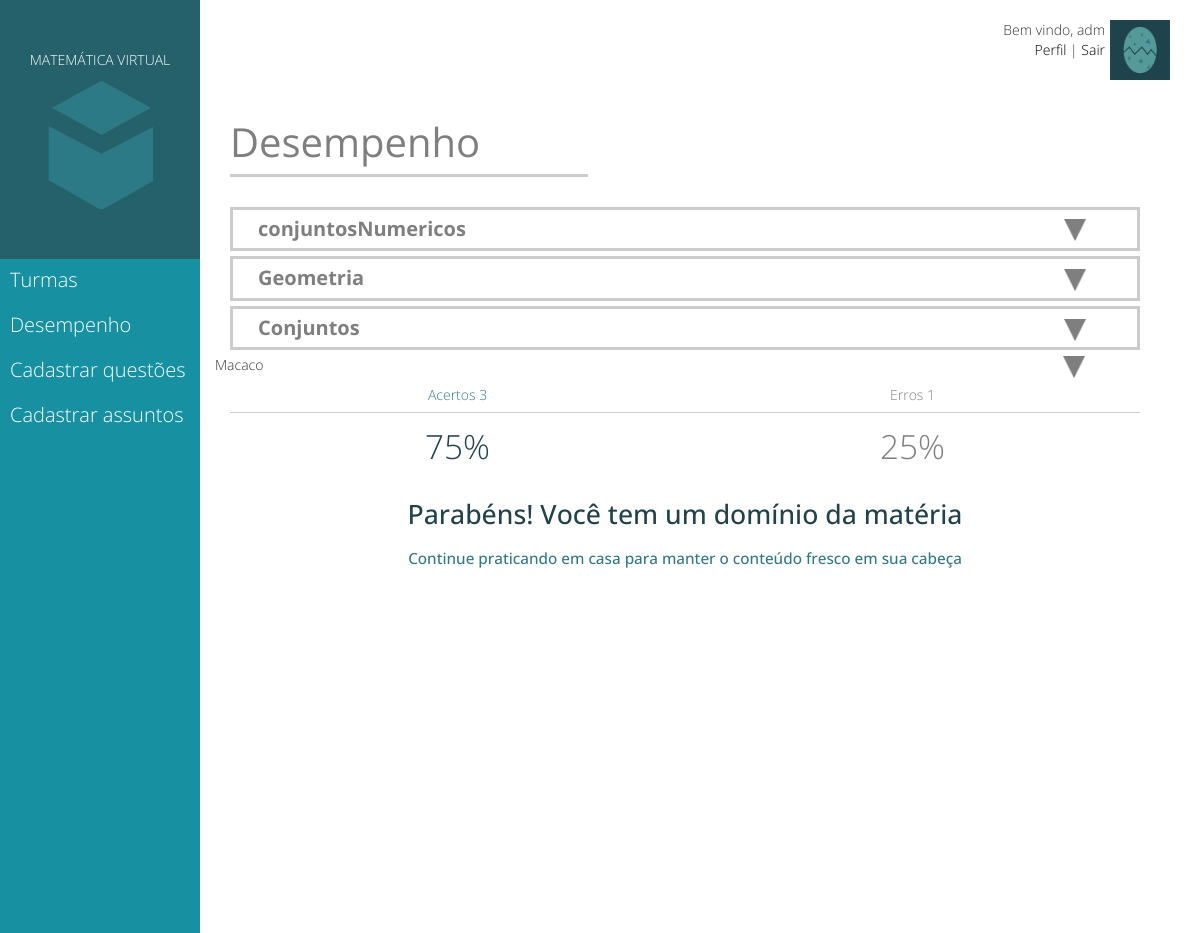
Screenshot of /source/desempenho.php (signed in) with the database file from the repository.
### tables this page shows
CREATE TABLE `desempenho` (
  `usuarioId` int(11) NOT NULL,
  `materiaNome` varchar(40) NOT NULL,
  `acertos` int(11) DEFAULT NULL,
  `erros` int(11) DEFAULT NULL
);

### source/desempenho.php (the view, shortened to what this page needs)
<!DOCTYPE html>
	<html>
		<head>
			<link rel="stylesheet" type="text/css" href="css/bootstrap.min.css">
			<link rel="stylesheet" href="css/css.css">
		</head>
		<body>
			<div id="containerAll">
			<div class="container-fluid">
				<div class="row" id="containerConteudo">
					<div class="col-md-2" id="containerSidebar">
						<div id="sidebar">
							<a href="index.html" id="home">
								<div id="containerIcone">
									MATEMÁTICA VIRTUAL
									<div id="logo"></div>
								</div>
							</a>
							<ul id="listaSidebar">
								<div id="menuItens">
									<li class="dropdown">
										<a href="#">Turmas</a>
									<li>
										<a href="desempenho.html">Desempenho</a>
									</li>
									<?php
									if (isset($_SESSION['usuarioTipo'])) {
									if ($_SESSION['usuarioTipo'] == 1) {
										echo "<li>
										<a href=\"cadastroQuestoesForm.php\">Cadastrar questões</a>
										</li>
										<li>
										<a href=\"cadastroAssuntosForm.php\">Cadastrar assuntos</a>
										</li>";
									}
								}
									?>
								</div>
							</ul>
						</div>
					</div>
					<div class="col-md-10" id="containerCards">
						<div class="row">
							<?php if (!isset($_SESSION['usuarioId'])) {
								echo "<div id=\"cardLogar\" onmouseover=\"mostrarLogin()\" onmouseout=\"esconderLogin()\">
								<a href=\"#\"><div id=\"botaoLogin\">Fazer login</div></a>
								<div id=\"formLogin\">
									<form action=\"validacao.php\" method=\"POST\">
										Usuário
										<input type=\"text\" id=\"usuarioLogar\" name=\"usuario\">
										Senha
										<input type=\"password\" id=\"senhaLogar\" name=\"senha\">
										<div id=\"formLoginCadastro\"><a href=\"cadastro.html\">Cadastre-se</a></div><button id=\"botaoLogar\" type=\"submit\">Entrar</button>
									</form>
								</div>
							</div>";
							}
							else{
								echo "<div id=\"cardPerfil\">
								<div id=\"fotoPerfil\">
									<img src=\"css/imagens/perfil.png\">
								</div>
								<div id=\"textoPerfil\">
									Bem vindo, ";
									echo $_SESSION['usuarioNome'];
									echo "<br>
									<a href=\"perfil.html\">Perfil</a> | <a href=\"logout.php\">Sair</a>
								</div>
							</div>";
							}
							?>
							<div class="col-md-12" id="containerDesempenho">
										<div id="desempenhoTitle">
											<h1>Desempenho</h1>
										</div>
										<?php
										$sql = "SELECT acertos, erros, materiaNome FROM desempenho WHERE usuarioId = ".$_SESSION['usuarioId']."";
										$select = mysql_query($sql);
										if (!$select || mysql_num_rows($select) == 0) {
											echo "<h2>Não há dados de desempenho disponíveis</h2>";
										}
										else{
										$contador = 0;
										while($row = mysql_fetch_assoc($select)) {
										$contador ++;
										$porcAcertos = $row['acertos']/($row['acertos']+$row['erros'])*100;
										$porcErros = 100 - $porcAcertos;
										echo "
										<div class=\"row\" id=\"barraConteudo".$contador."\" onclick=\"alteraImagem('botaoDesempenho".$contador."')\">
											<div class=\"col-md-11\">
												".$row['materiaNome']."
											</div>
											<div class=\"col-md-1\">
												<a href=\"#\">
													<img src=\"css/imagens/botaoDesempenhoAtivado.png\" class=\"botaoDesempenho\" id=\"botaoDesempenho".$contador."\">
												</a>
											</div>
										</div>
										<div class=\"barraConteudoEspecificacoes".$contador."\" style=\"text-align: center;\">
											<div class=\"row\" id=\"barraConteudoAtividade\">
												<div class=\"col-md-6\" id=\"barraConteudoAtividadePerf\">Acertos ".$row['acertos']."</div>
												<div class=\"col-md-6\" id=\"barraConteudoAtividadeErros\">Erros ".$row['erros']."</div>
											</div>
											<div class=\"row\" id=\"barraConteudoResultados\">
												<div class=\"col-md-6\" id=\"barraConteudoResultadosPerf\">".$porcAcertos."%</div>
												<div class=\"col-md-6\" id=\"barraConteudoResultadosErros\">".$porcErros."%</div>
											</div>
											<div class=\"row\" id=\"barraConteudoComentarios\">
												<div class=\"col-md-12\">
												<h2>Parabéns! Você tem um domínio da matéria</h2>
												<h3>Continue praticando em casa para manter o conteúdo fresco em sua cabeça</h3></div>
											</div>
										</div>";
										}
										}
										?>
							</div>
						</div>
					</div>
				</div>
			</div>
			</div>
		</body>
	</html>

### source/css/css.css (style rules this page uses)
body { font-family: 'Open sans'; font-weight: 300; }
a { color: #fff; }
#containerAll { background-color: #1790a1; padding: 0px; }
#containerConteudo { padding: 0px; }
#containerSidebar { padding: 0px; }
#containerCards { padding-right: 45px; padding-left: 15px; padding-top: 10px; padding-bottom: 35px; background-color: #fff; float:right; min-height:102vh; }
[class*="col-"] { padding: 0px; }
#containerSidebar { position:fixed; }
#sidebar { color: #fff; background-color: #1790a1; margin: 0px; padding: 0px; }
#containerIcone { padding-top: 50px; padding-bottom: 50px; background-color: #25616b; width: 100%; color:#fff; text-align: center; }
#logo { background-image: url(imagens/LOGO.png); transition: 0.5s; width: 105px; height: 129px; margin-right:auto; margin-left:auto; margin-top: 10px; }
#home { text-decoration: none; }
#listaSidebar { margin: 0px; padding: 0px; }
#listaSidebar li { list-style-type: none; display: block; padding-left: 10px; padding-bottom:7px; padding-top:3px; font-size: 20px; transition: 0.5s; line-height: 35px; }
#listaSidebar li a { display: block; text-decoration: none; color: #fff; }
#cardPerfil { float: right; width: 100%; }
#cardPerfil a { color: #000; text-decoration:'none'; }
#textoPerfil { text-align: right; padding-top: 10px; }
#fotoPerfil { float: right; padding-top: 10px; margin-left: 5px; margin-bottom: 10px; }
#fotoPerfil img { width:60px; text-align: right; }
#containerDesempenho { padding: 10px 45px 35px 30px; background-color: #fff; min-height:102vh; float:right; min-height:102vh; }
#containerDesempenho h1 { color: #7F7F7F; font-weight: 400; font-size: 35pt; }
#desempenhoTitle { width:40%; min-width:194px; border-bottom: 3px solid; border-color: #CCCCCC; margin-top: 20px; margin-bottom: 30px; }
#desempenhoTitle h1 { font-size:30pt; }
#barraConteudo1 { cursor:pointer; border: 3px solid; border-color: #CCC; font-size: 15pt; font-weight: bold; color: #7F7F7F; padding: 5px 0px 5px 25px; margin-top: 5px; margin-bottom: 5px; }
#barraConteudo2 { cursor:pointer; border: 3px solid; border-color: #CCCCCC; font-size: 15pt; font-weight: bold; color: #7F7F7F; padding: 5px 0px 5px 25px; margin-top: 5px; margin-bottom: 5px; }
#barraConteudo3 { cursor:pointer; border: 3px solid; border-color: #CCCCCC; font-size: 15pt; font-weight: bold; color: #7F7F7F; padding: 5px 0px 5px 25px; margin-top: 5px; margin-bottom: 5px; }
#barraConteudo1, #barraConteudo2, #barraConteudo3, #barraConteudoEspecificacoes1, #barraConteudoEspecificacoes2, #barraConteudoEspecificacoes3 { margin-left:0px; margin-right:-15px; }
.botaoDesempenho { width:22px; }
#barraConteudoAtividade { border-bottom: 1.5px solid; border-color: #CCCCCC; padding-top: 7px; padding-bottom: 7px; margin-left: 0px; margin-right: -15px; text-align:center; }
#barraConteudoAtividadePerf { color: #2F7884; }
#barraConteudoAtividadeErros { color: #7F7F7F; }
#barraConteudoResultados { font-size: 25pt; text-align: center; padding-top: 10px; padding-bottom: 10px; margin-left:0px; }
#barraConteudoResultadosPerf { color: #1F424B; }
#barraConteudoResultadosErros { color: #7F7F7F; }
#barraConteudoComentarios { margin-left:0px; text-align:center; }
#containerDesempenho h2 { font-size: 20pt; color: #1F424B; }
#containerDesempenho h3 { font-size: 11.5pt; color: #2F7884; }

### rows the page displays
desempenho: materiaNome "conjuntosNumericos"
desempenho: materiaNome "Geometria"
desempenho: materiaNome "Conjuntos"
desempenho: materiaNome "Macaco", acertos "3", erros "1", porcAcertos "75", porcErros "25"

### other values shown
$_SESSION['usuarioNome'] "adm"
